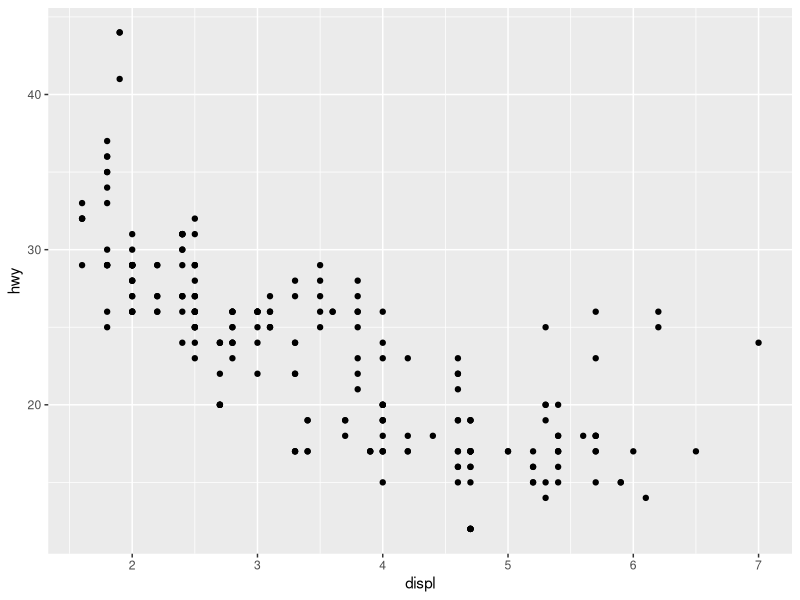
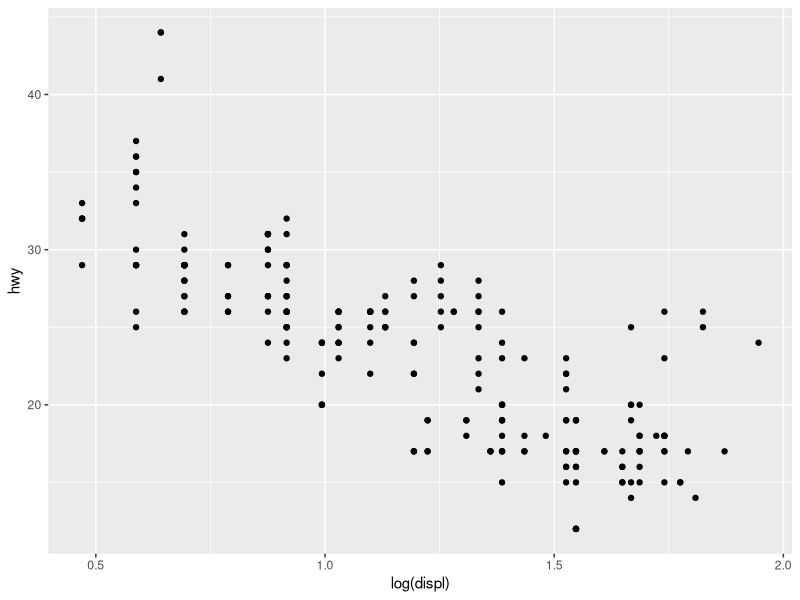
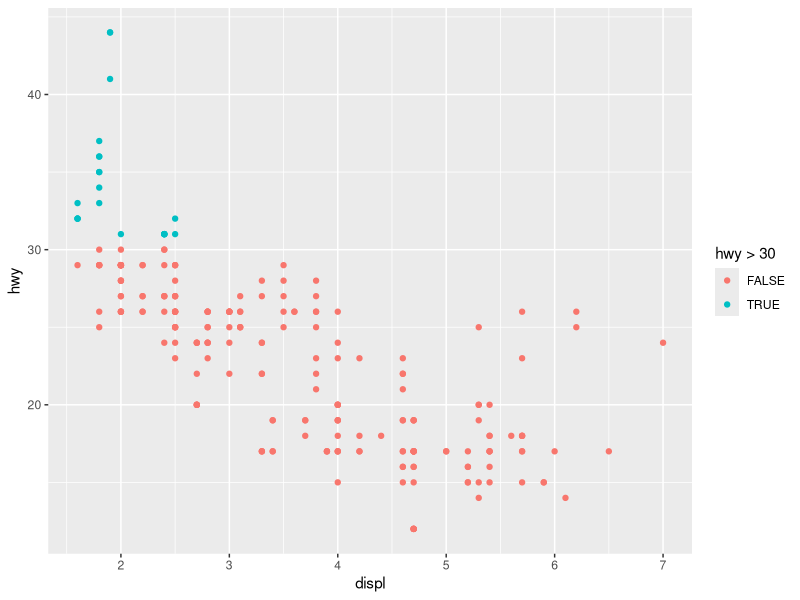
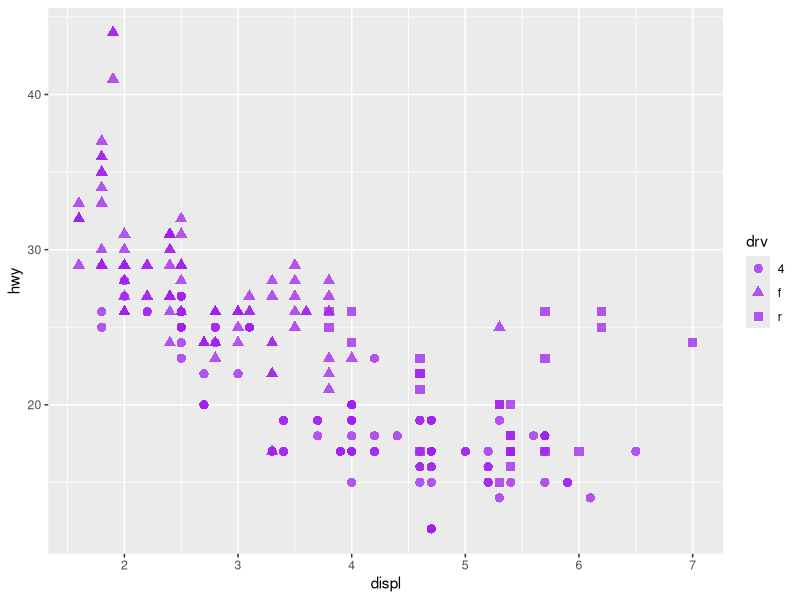

Reproduce these figures in R, in order.
## ---- chunk 1
library(ggplot2)
## ---- chunk 2
ggplot(mpg, aes(x = displ, y = hwy)) +
  geom_point()
## ---- chunk 3
ggplot(mpg, aes(x = log(displ), y = hwy)) +
  geom_point()
## ---- chunk 4
ggplot(mpg, aes(x = displ, y = hwy, color = hwy > 30)) +
  geom_point()
## ---- chunk 5
ggplot(mpg, aes(x = displ, y = hwy, shape = drv)) +
  geom_point(color = "purple", alpha = 0.75, size = 2.8)
